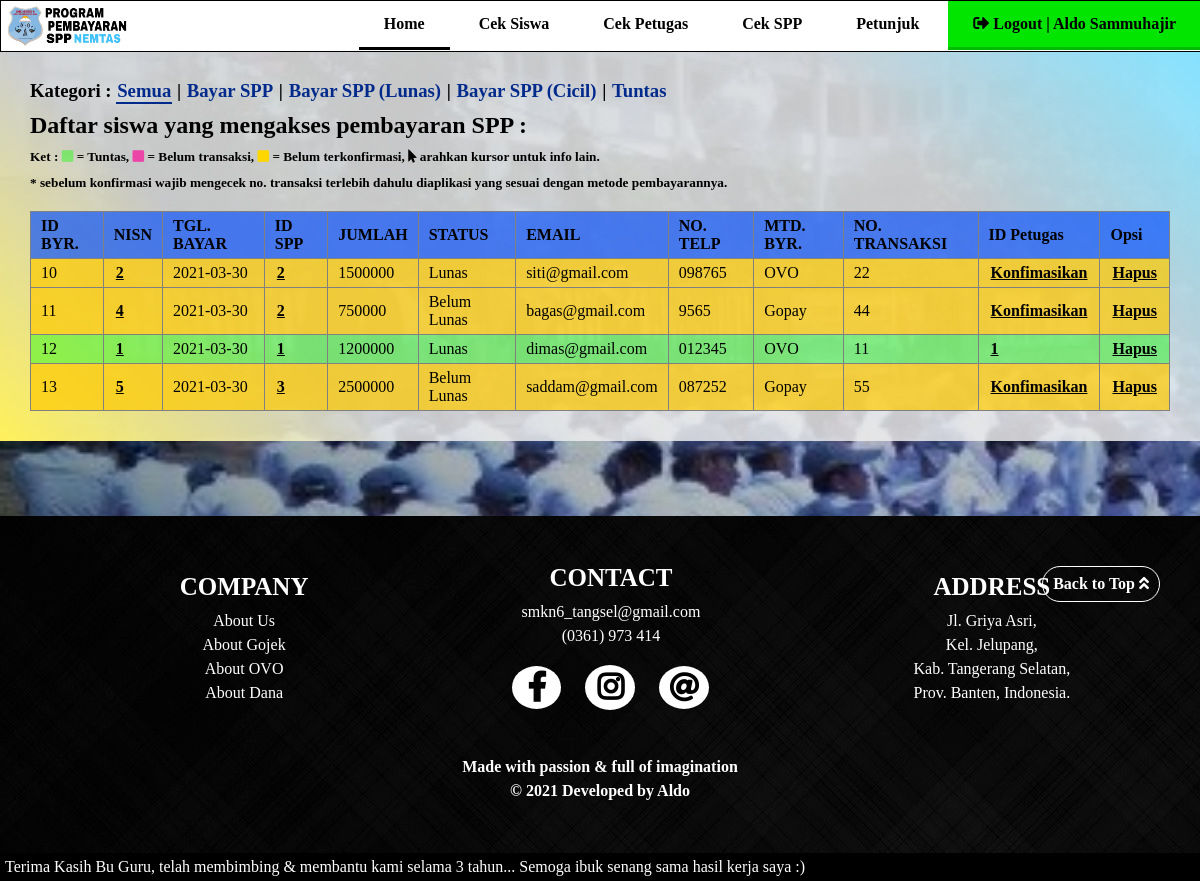
Page /petugas/petugas.php?kategori=semua (signed in) on the committed database.
### tables this page shows
CREATE TABLE `pembayaran` (
  `id_pembayaran` int(11) NOT NULL,
  `id_petugas` int(11) DEFAULT NULL,
  `nisn` varchar(10) NOT NULL,
  `tgl_bayar` date NOT NULL,
  `bulan_bayar` varchar(8) NOT NULL,
  `tahun_bayar` varchar(4) NOT NULL,
  `id_spp` int(11) NOT NULL,
  `jumlah_bayar` int(11) NOT NULL,
  `status_bayar` enum('Lunas','Belum Lunas') NOT NULL,
  `email_pembayar` varchar(50) NOT NULL,
  `telp_pembayar` varchar(13) NOT NULL,
  `metode_pembayaran` enum('Gopay','OVO','Dana') NOT NULL,
  `no_transaksi` varchar(50) NOT NULL
);

### petugas/petugas.php (the view, shortened to what this page needs)
<?php
include '../action/koneksi.php';
?>
<!DOCTYPE html>
<html>
<head>
	<link rel="stylesheet" type="text/css" href="../this.css">
	<link rel="stylesheet" type="text/css" href="this_petugas.css">
	<link rel="stylesheet" type="text/css" href="../font-awesome/css/fontawesome.css">
	<link rel="stylesheet" type="text/css" href="../font-awesome/css/brands.css">
	<link rel="stylesheet" type="text/css" href="../font-awesome/css/solid.css">
</head>
<body>
	<nav>
		<a href="index.php" title="Program Pembayaran SPP Nemtas"><img src="../img/logo_program.png"></a>
		<ul>
			<li style="border-bottom: solid;"><a href="petugas.php?kategori=bayarspp">Home</a></li>
			<li><a href="info_siswa.php">Cek Siswa</a></li>
			<?php
			if ($_SESSION['level'] == 'admin') {
			?>
				<li><a href="info_petugas.php">Cek Petugas</a></li>
			<?php
			}
			?>
			<li><a href="info_spp.php">Cek SPP</a></li>
			<li><a href="petunjuk_petugas.php">Petunjuk</a></li>
			<li style="background-color: #01E500FF; border-bottom: solid; border-color: #00BB04FF;"><a href="../action/logout_proses.php"><i class="fas fa-sign-out-alt"></i> Logout | <?php echo $_SESSION['nama_petugas']; ?></a></li>
		</ul>
	</nav>
	<div class="container5">
		<?php
		if ($_GET['kategori'] == 'semua') {
		?>
			<h3>Kategori : <a href="petugas.php?kategori=semua" style="border-bottom: solid 2px;">Semua</a> | <a href="petugas.php?kategori=bayarspp">Bayar SPP</a> | <a href="petugas.php?kategori=lunas">Bayar SPP (Lunas)</a> | <a href="petugas.php?kategori=cicil">Bayar SPP (Cicil)</a> | <a href="petugas.php?kategori=tuntas">Tuntas</a></h3>
			<h2>Daftar siswa yang mengakses pembayaran SPP :</h2>
			<h5>Ket : <i class="fas fa-square" style="color: #10FF006D;"></i> = Tuntas, <i class="fas fa-square" style="color: #FF0097A6;"></i> = Belum transaksi, <i class="fas fa-square" style="color: #FFD700FF;"></i> = Belum terkonfirmasi, <i class="fas fa-mouse-pointer"></i> arahkan kursor untuk info lain. </h5>
			<h5>* sebelum konfirmasi wajib mengecek no. transaksi terlebih dahulu diaplikasi yang sesuai dengan metode pembayarannya.</h5>
			<table border="1">
				<tr style="background-color: #004CFFA6; font-weight: bold;">
					<td>ID BYR.</td>
					<td>NISN</td>
					<td>TGL. BAYAR</td>
					<td>ID SPP</td>
					<td>JUMLAH</td>
					<td>STATUS</td>
					<td>EMAIL</td>
					<td>NO. TELP</td>
					<td>MTD. BYR.</td>
					<td>NO. TRANSAKSI</td>
					<td>ID Petugas</td>
					<td>Opsi</td>
				</tr>
				<?php
				if (isset($_GET['info'])) {
					$nisn = $_GET['info'];
					$select = mysqli_query($connect, "SELECT * FROM pembayaran WHERE nisn='$nisn'");
				} else {
					$select = mysqli_query($connect, "SELECT * FROM pembayaran");
				}
				while ($data = mysqli_fetch_array($select)) {
					$nisn = $data['nisn'];
				?>
					<tr <?php
							if ($data['no_transaksi'] == '') {
							?> style="background-color: #FF0097A6;" title="Mohon tunggu sampai siswa ini bertransaksi" <?php
																																					} elseif ($data['id_petugas'] == '') {
																																						?> style="background-color: #FFCB00B6;" title="Konfirmasi dikategori Bayar SPP" <?php
																																																																} else {
																																																																	?> style="background-color: #10FF006D;" title="Siswa ini sudah tuntas membayar SPP" <?php
																																																																																									}
																																																																																										?>>
						<td><?= $data['id_pembayaran']; ?></td>
						<td><a class="cek_info" href="info_siswa.php?info=<?= $nisn ?>"><?= $nisn ?></a></td>
						<td><?= $data['tgl_bayar']; ?></td>
						<td><a class="cek_info" href="info_spp.php?info=<?= $data['id_spp']; ?>"><?= $data['id_spp']; ?></a></td>
						<td><?= $data['jumlah_bayar']; ?></td>
						<td><?= $data['status_bayar']; ?></td>
						<td><?= $data['email_pembayar']; ?></td>
						<td><?= $data['telp_pembayar']; ?></td>
						<td><?= $data['metode_pembayaran']; ?></td>
						<td>
							<?php
							if ($data['no_transaksi'] == '') {
								echo " - ";
							} else {
								echo $data['no_transaksi'];
							}
							?>
						</td>
						<td <?php
								if ($data['id_petugas'] != '') {
									$select2 = mysqli_query($connect, "SELECT * FROM petugas WHERE id_petugas=$data[id_petugas]");
									$data2 = mysqli_fetch_array($select2);
									$nama_petugas = $data2['nama_petugas'];
									echo "title='$nama_petugas'";
								}
								?>>
							<?php
							if ($data['id_petugas'] == '') {
								if ($data['no_transaksi'] != '') {
							?>
									<a class="konfirmasi" href="../action/konfirmasi_proses.php?info=<?= $nisn ?>" title="Konfirmasi atas nama saya">Konfimasikan</a>
								<?php
								}
							} else {
								if ($_SESSION['level'] == 'admin') {
								?>
									<a class="cek_info" href="info_petugas.php?info=<?= $data['id_petugas']; ?>"><?= $data['id_petugas']; ?></a>
							<?php
								} else {
									echo $data['id_petugas'];
								}
							}
							?>
						</td>
						<td><a class="batal" title="Hapus dari daftar" href="../action/hapus_daftar_proses.php?info=<?= $nisn ?>" onclick="return confirm('Apakah anda ingin menghapus data ini?')" ;>Hapus</a></td>
					</tr>
				<?php
				}
				?>
			</table>
		<?php
		}
		?>
	</div>
	<?php
	include '../footer.php';
	?>
</body>
</html>

### this.css (style rules this page uses)
* { margin: 0; padding: 0; text-decoration: none; scroll-behavior: smooth; }
body { background-image: url("img/gedung_smk_blur.jpg"); background-attachment: fixed; background-repeat: no-repeat; background-size: cover; }
nav { position: fixed; top: 0; background-color: white; width: 100%; font-family: Tahoma; border: solid 1px; height: 50px; overflow: hidden; z-index: 99; }
nav img { float: left; height: 50px; }
nav ul { float: right; }
nav ul li { position: relative; display: inline-block; }
nav ul li a { display: block; padding: 14px 25px; color: black; font-weight: bold; transition: 0.5s; }
nav ul li a i { transition: 0.5s; }

### petugas/this_petugas.css (style rules this page uses)
.container5 { margin-top: 50px; background: linear-gradient(45deg, #FFF15BFF, #EFEFEFD4, #EFEFEFD4, #EFEFEFD4, #84E2FFFF); padding: 30px; }
.container5 h3 a { color: #002A8CFF; padding: 1px; }
.container5 h2 { margin-top: 10px; font-family: Tahoma; }
.container5 h5 { margin-top: 10px; }
.container5 table { margin: auto; margin-top: 20px; border-collapse: collapse; }
.container5 table tr:nth-child(odd) { background-color: #E0E0E0FF; }
.container5 table tr:nth-child(even) { background-color: white; }
.container5 table tr td { padding: 5px 10px; }
.container5 table tr td a { padding: 2px; border-radius: 2px; color: black; font-weight: bold; text-decoration: underline; }

### rows in the picture
pembayaran: id_pembayaran "10", nisn "2", tgl_bayar "2021-03-30", id_spp "2", jumlah_bayar "1500000", status_bayar "Lunas", email_pembayar "siti@gmail.com", telp_pembayar "098765", metode_pembayaran "OVO", no_transaksi "22"
pembayaran: id_pembayaran "11", nisn "4", tgl_bayar "2021-03-30", id_spp "2", jumlah_bayar "750000", status_bayar "Belum Lunas", email_pembayar "bagas@gmail.com", telp_pembayar "9565", metode_pembayaran "Gopay", no_transaksi "44"
pembayaran: id_pembayaran "12", nisn "1", tgl_bayar "2021-03-30", id_spp "1", jumlah_bayar "1200000", status_bayar "Lunas", email_pembayar "dimas@gmail.com", telp_pembayar "012345", metode_pembayaran "OVO", no_transaksi "11", id_petugas "1"
pembayaran: id_pembayaran "13", nisn "5", tgl_bayar "2021-03-30", id_spp "3", jumlah_bayar "2500000", status_bayar "Belum Lunas", email_pembayar "saddam@gmail.com", telp_pembayar "087252", metode_pembayaran "Gopay", no_transaksi "55"

### other values in the picture
$_SESSION['nama_petugas'] "Aldo Sammuhajir"
